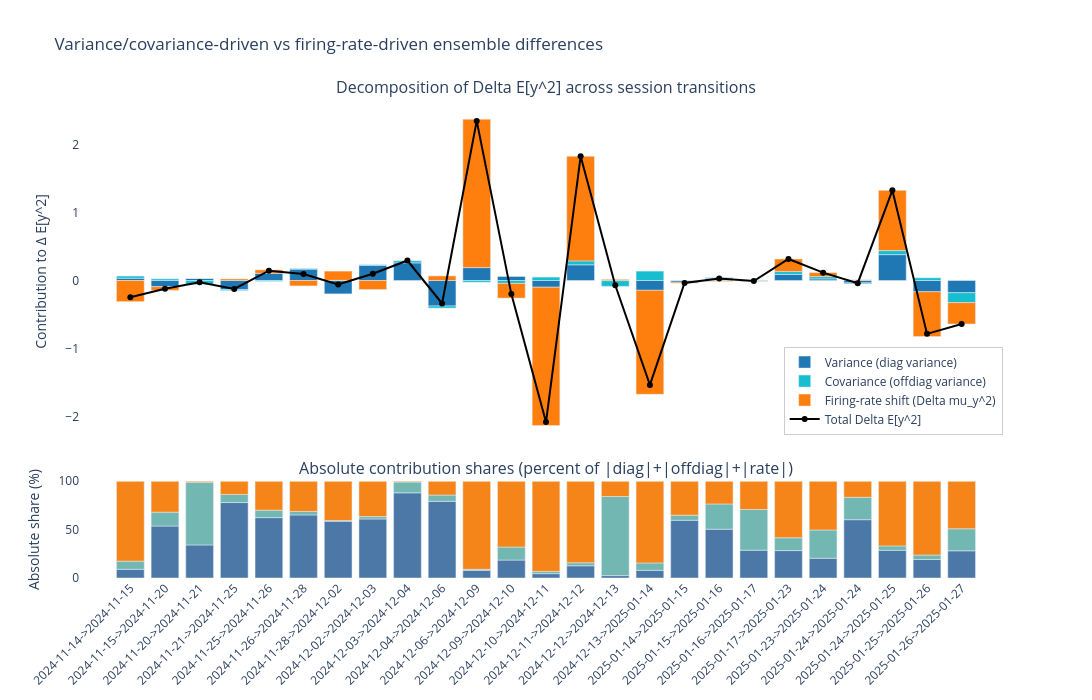

The notebook cell saved with this chart:
### Code cell
# Session-to-session decomposition of ensemble differences:
# covariance structure (diag/off-diag of Sigma) vs firing-rate shift term.
required = ["transition_summary_df", "units_by_session", "w_raw"]
missing = [name for name in required if name not in globals()]
if "get_X_session_common" not in globals():
    missing.append("get_X_session_common")
if missing:
    raise RuntimeError(
        f"Missing required objects: {missing}. Run the decomposition cells above first."
    )

rows = []
for transition_label, r in transition_summary_df.iterrows():
    s_prev = r["session_prev"]
    s_next = r["session_next"]

    common_units = sorted(set(units_by_session[s_prev]).intersection(units_by_session[s_next]))
    if len(common_units) < 2:
        continue

    X_prev = get_X_session_common(s_prev, common_units)
    X_next = get_X_session_common(s_next, common_units)
    if X_prev.shape[0] < 2 or X_next.shape[0] < 2:
        continue

    w_common = w_raw.loc[common_units].astype(float).values
    if "renorm_weights" in globals() and renorm_weights:
        nrm = np.linalg.norm(w_common)
        if nrm > 0:
            w_common = w_common / nrm

    Sigma_prev = np.cov(X_prev, rowvar=False, bias=False)
    Sigma_next = np.cov(X_next, rowvar=False, bias=False)
    dSigma = Sigma_next - Sigma_prev

    dVar_total = float(w_common.T @ dSigma @ w_common)
    dVar_diag = float(np.sum((w_common ** 2) * np.diag(dSigma)))
    dVar_off = float(dVar_total - dVar_diag)

    y_prev = X_prev @ w_common
    y_next = X_next @ w_common
    dmu_y2 = float(y_next.mean() ** 2 - y_prev.mean() ** 2)
    dE_y2 = float((y_next ** 2).mean() - (y_prev ** 2).mean())

    rows.append(
        {
            "transition": transition_label,
            "dVar_diag": dVar_diag,
            "dVar_off": dVar_off,
            "dVar_total": dVar_total,
            "dmu_y2": dmu_y2,
            "dE_y2": dE_y2,
            "abs_check": abs(dE_y2 - (dVar_total + dmu_y2)),
        }
    )

plot_df = pd.DataFrame(rows).set_index("transition")
if plot_df.empty:
    raise RuntimeError("No valid transitions found for decomposition plot.")

display(plot_df[["dVar_diag", "dVar_off", "dVar_total", "dmu_y2", "dE_y2", "abs_check"]])

x_labels = [
    f"{t.split('->')[0].split('_')[0]}->{t.split('->')[1].split('_')[0]}"
    for t in plot_df.index
]

abs_parts = plot_df[["dVar_diag", "dVar_off", "dmu_y2"]].abs()
abs_total = abs_parts.sum(axis=1).replace(0, np.nan)
abs_share = abs_parts.div(abs_total, axis=0) * 100.0

fig = make_subplots(
    rows=2,
    cols=1,
    shared_xaxes=True,
    row_heights=[0.78, 0.22],
    vertical_spacing=0.08,
    subplot_titles=(
        "Decomposition of Delta E[y^2] across session transitions",
        "Absolute contribution shares (percent of |diag|+|offdiag|+|rate|)",
    ),
)

fig.add_trace(
    go.Bar(x=x_labels, y=plot_df["dVar_diag"], name="Variance (diag variance)", marker_color="#1f77b4"),
    row=1, col=1
)
fig.add_trace(
    go.Bar(x=x_labels, y=plot_df["dVar_off"], name="Covariance (offdiag variance)", marker_color="#17becf"),
    row=1, col=1
)
fig.add_trace(
    go.Bar(x=x_labels, y=plot_df["dmu_y2"], name="Firing-rate shift (Delta mu_y^2)", marker_color="#ff7f0e"),
    row=1, col=1
)
fig.add_trace(
    go.Scatter(
        x=x_labels,
        y=plot_df["dE_y2"],
        mode="lines+markers",
        name="Total Delta E[y^2]",
        line=dict(color="black", width=2),
        marker=dict(size=6),
    ),
    row=1, col=1
)

fig.add_trace(
    go.Bar(x=x_labels, y=abs_share["dVar_diag"], name="|diag variance| share", marker_color="#4c78a8", showlegend=False),
    row=2, col=1
)
fig.add_trace(
    go.Bar(x=x_labels, y=abs_share["dVar_off"], name="|offdiag variance| share", marker_color="#72b7b2", showlegend=False),
    row=2, col=1
)
fig.add_trace(
    go.Bar(x=x_labels, y=abs_share["dmu_y2"], name="|∆ mu_y^2| share", marker_color="#f58518", showlegend=False),
    row=2, col=1
)

fig.update_layout(
    title="Variance/covariance-driven vs firing-rate-driven ensemble differences",
    barmode="relative",
    width=1400,
    height=700,
    plot_bgcolor="white",
    legend=dict(
        orientation="v",
        x=0.99,
        y=0.30,
        xanchor="right",
        yanchor="bottom",
        bgcolor="rgba(255,255,255,0.75)",
        bordercolor="rgba(0,0,0,0.2)",
        borderwidth=1,
    ),
)
fig.update_yaxes(title_text="Contribution to ∆ E[y^2]", row=1, col=1, zeroline=True, zerolinewidth=1)
fig.update_yaxes(title_text="Absolute share (%)", row=2, col=1, range=[0, 100])
fig.update_xaxes(tickangle=-45, row=2, col=1)

fig.show()

### Figure 1 — Plotly figure (JSON) as saved in the notebook; plotly's stock layout.template omitted (floating-point values rounded to 4 significant figures)
{"data": [{"marker": {"color": "#1f77b4"}, "name": "Variance (diag variance)", "type": "bar", "x": ["2024-11-14->2024-11-15", "2024-11-15->2024-11-20", "2024-11-20->2024-11-21", "2024-11-21->2024-11-25", "2024-11-25->2024-11-26", "2024-11-26->2024-11-28", "2024-11-28->2024-12-02", "2024-12-02->2024-12-03", "2024-12-03->2024-12-04", "2024-12-04->2024-12-06", "2024-12-06->2024-12-09", "2024-12-09->2024-12-10", "2024-12-10->2024-12-11", "2024-12-11->2024-12-12", "2024-12-12->2024-12-13", "2024-12-13->2025-01-14", "2025-01-14->2025-01-15", "2025-01-15->2025-01-16", "2025-01-16->2025-01-17", "2025-01-17->2025-01-23", "2025-01-23->2025-01-24", "2025-01-24->2025-01-24", "2025-01-24->2025-01-25", "2025-01-25->2025-01-26", "2025-01-26->2025-01-27"], "xaxis": "x", "y": [0.03395, -0.09087, 0.03032, -0.1337, 0.1059, 0.167, -0.1968, 0.2229, 0.259, -0.3752, 0.1898, 0.059, -0.0984, 0.2308, -0.002534, -0.144, -0.02479, 0.02732, -0.004965, 0.08969, 0.02365, -0.03521, 0.3806, -0.1654, -0.1798], "yaxis": "y"}, {"marker": {"color": "#17becf"}, "name": "Covariance (offdiag variance)", "type": "bar", "x": ["2024-11-14->2024-11-15", "2024-11-15->2024-11-20", "2024-11-20->2024-11-21", "2024-11-21->2024-11-25", "2024-11-25->2024-11-26", "2024-11-26->2024-11-28", "2024-11-28->2024-12-02", "2024-12-02->2024-12-03", "2024-12-03->2024-12-04", "2024-12-04->2024-12-06", "2024-12-06->2024-12-09", "2024-12-09->2024-12-10", "2024-12-10->2024-12-11", "2024-12-11->2024-12-12", "2024-12-12->2024-12-13", "2024-12-13->2025-01-14", "2025-01-14->2025-01-15", "2025-01-15->2025-01-16", "2025-01-16->2025-01-17", "2025-01-17->2025-01-23", "2025-01-23->2025-01-24", "2025-01-24->2025-01-24", "2025-01-24->2025-01-25", "2025-01-25->2025-01-26", "2025-01-26->2025-01-27"], "xaxis": "x", "y": [0.03168, 0.02428, -0.05747, -0.01446, -0.01302, 0.009209, 0.00204, 0.009196, 0.03284, -0.03074, -0.02558, -0.0428, 0.05031, 0.05778, -0.08379, 0.1384, 0.002154, 0.01408, -0.007249, 0.04187, 0.03385, -0.01349, 0.05936, 0.04, -0.1456], "yaxis": "y"}, {"marker": {"color": "#ff7f0e"}, "name": "Firing-rate shift (Delta mu_y^2)", "type": "bar", "x": ["2024-11-14->2024-11-15", "2024-11-15->2024-11-20", "2024-11-20->2024-11-21", "2024-11-21->2024-11-25", "2024-11-25->2024-11-26", "2024-11-26->2024-11-28", "2024-11-28->2024-12-02", "2024-12-02->2024-12-03", "2024-12-03->2024-12-04", "2024-12-04->2024-12-06", "2024-12-06->2024-12-09", "2024-12-09->2024-12-10", "2024-12-10->2024-12-11", "2024-12-11->2024-12-12", "2024-12-12->2024-12-13", "2024-12-13->2025-01-14", "2025-01-14->2025-01-15", "2025-01-15->2025-01-16", "2025-01-16->2025-01-17", "2025-01-17->2025-01-23", "2025-01-23->2025-01-24", "2025-01-24->2025-01-24", "2025-01-24->2025-01-25", "2025-01-25->2025-01-26", "2025-01-26->2025-01-27"], "xaxis": "x", "y": [-0.311, -0.05406, 0.0008889, 0.02329, 0.0508, -0.07994, 0.1363, -0.1332, 0.002363, 0.06765, 2.184, -0.2164, -2.035, 1.539, 0.0161, -1.53, -0.01458, -0.01271, 0.005039, 0.1849, 0.05839, 0.009701, 0.8863, -0.6597, -0.3141], "yaxis": "y"}, {"line": {"color": "black", "width": 2}, "marker": {"size": 6}, "mode": "lines+markers", "name": "Total Delta E[y^2]", "type": "scatter", "x": ["2024-11-14->2024-11-15", "2024-11-15->2024-11-20", "2024-11-20->2024-11-21", "2024-11-21->2024-11-25", "2024-11-25->2024-11-26", "2024-11-26->2024-11-28", "2024-11-28->2024-12-02", "2024-12-02->2024-12-03", "2024-12-03->2024-12-04", "2024-12-04->2024-12-06", "2024-12-06->2024-12-09", "2024-12-09->2024-12-10", "2024-12-10->2024-12-11", "2024-12-11->2024-12-12", "2024-12-12->2024-12-13", "2024-12-13->2025-01-14", "2025-01-14->2025-01-15", "2025-01-15->2025-01-16", "2025-01-16->2025-01-17", "2025-01-17->2025-01-23", "2025-01-23->2025-01-24", "2025-01-24->2025-01-24", "2025-01-24->2025-01-25", "2025-01-25->2025-01-26", "2025-01-26->2025-01-27"], "xaxis": "x", "y": [-0.2454, -0.1207, -0.02626, -0.1249, 0.1437, 0.09628, -0.05843, 0.09892, 0.2942, -0.3383, 2.348, -0.2002, -2.083, 1.827, -0.07022, -1.536, -0.03721, 0.02869, -0.007175, 0.3165, 0.1159, -0.039, 1.326, -0.7851, -0.6396], "yaxis": "y"}, {"marker": {"color": "#4c78a8"}, "name": "|diag variance| share", "showlegend": false, "type": "bar", "x": ["2024-11-14->2024-11-15", "2024-11-15->2024-11-20", "2024-11-20->2024-11-21", "2024-11-21->2024-11-25", "2024-11-25->2024-11-26", "2024-11-26->2024-11-28", "2024-11-28->2024-12-02", "2024-12-02->2024-12-03", "2024-12-03->2024-12-04", "2024-12-04->2024-12-06", "2024-12-06->2024-12-09", "2024-12-09->2024-12-10", "2024-12-10->2024-12-11", "2024-12-11->2024-12-12", "2024-12-12->2024-12-13", "2024-12-13->2025-01-14", "2025-01-14->2025-01-15", "2025-01-15->2025-01-16", "2025-01-16->2025-01-17", "2025-01-17->2025-01-23", "2025-01-23->2025-01-24", "2025-01-24->2025-01-24", "2025-01-24->2025-01-25", "2025-01-25->2025-01-26", "2025-01-26->2025-01-27"], "xaxis": "x2", "y": [9.013, 53.7, 34.19, 77.98, 62.41, 65.2, 58.72, 61.02, 88.04, 79.23, 7.911, 18.54, 4.506, 12.63, 2.474, 7.942, 59.7, 50.48, 28.78, 28.34, 20.41, 60.29, 28.7, 19.12, 28.11], "yaxis": "y2"}, {"marker": {"color": "#72b7b2"}, "name": "|offdiag variance| share", "showlegend": false, "type": "bar", "x": ["2024-11-14->2024-11-15", "2024-11-15->2024-11-20", "2024-11-20->2024-11-21", "2024-11-21->2024-11-25", "2024-11-25->2024-11-26", "2024-11-26->2024-11-28", "2024-11-28->2024-12-02", "2024-12-02->2024-12-03", "2024-12-03->2024-12-04", "2024-12-04->2024-12-06", "2024-12-06->2024-12-09", "2024-12-09->2024-12-10", "2024-12-10->2024-12-11", "2024-12-11->2024-12-12", "2024-12-12->2024-12-13", "2024-12-13->2025-01-14", "2025-01-14->2025-01-15", "2025-01-15->2025-01-16", "2025-01-16->2025-01-17", "2025-01-17->2025-01-23", "2025-01-23->2025-01-24", "2025-01-24->2025-01-24", "2025-01-24->2025-01-25", "2025-01-25->2025-01-26", "2025-01-26->2025-01-27"], "xaxis": "x2", "y": [8.411, 14.35, 64.81, 8.436, 7.669, 3.595, 0.6086, 2.517, 11.16, 6.49, 1.066, 13.45, 2.304, 3.163, 81.8, 7.634, 5.188, 26.03, 42.02, 13.23, 29.21, 23.1, 4.476, 4.623, 22.77], "yaxis": "y2"}, {"marker": {"color": "#f58518"}, "name": "|∆ mu_y^2| share", "showlegend": false, "type": "bar", "x": ["2024-11-14->2024-11-15", "2024-11-15->2024-11-20", "2024-11-20->2024-11-21", "2024-11-21->2024-11-25", "2024-11-25->2024-11-26", "2024-11-26->2024-11-28", "2024-11-28->2024-12-02", "2024-12-02->2024-12-03", "2024-12-03->2024-12-04", "2024-12-04->2024-12-06", "2024-12-06->2024-12-09", "2024-12-09->2024-12-10", "2024-12-10->2024-12-11", "2024-12-11->2024-12-12", "2024-12-12->2024-12-13", "2024-12-13->2025-01-14", "2025-01-14->2025-01-15", "2025-01-15->2025-01-16", "2025-01-16->2025-01-17", "2025-01-17->2025-01-23", "2025-01-23->2025-01-24", "2025-01-24->2025-01-24", "2025-01-24->2025-01-25", "2025-01-25->2025-01-26", "2025-01-26->2025-01-27"], "xaxis": "x2", "y": [82.58, 31.95, 1.002, 13.58, 29.92, 31.21, 40.67, 36.46, 0.803, 14.28, 91.02, 68.0, 93.19, 84.21, 15.72, 84.42, 35.12, 23.49, 29.21, 58.43, 50.38, 16.61, 66.83, 76.25, 49.12], "yaxis": "y2"}], "layout": {"annotations": [{"font": {"size": 16}, "showarrow": false, "text": "Decomposition of Delta E[y^2] across session transitions", "x": 0.5, "xanchor": "center", "xref": "paper", "y": 1, "yanchor": "bottom", "yref": "paper"}, {"font": {"size": 16}, "showarrow": false, "text": "Absolute contribution shares (percent of |diag|+|offdiag|+|rate|)", "x": 0.5, "xanchor": "center", "xref": "paper", "y": 0.2024, "yanchor": "bottom", "yref": "paper"}], "barmode": "relative", "height": 700, "legend": {"bgcolor": "rgba(255,255,255,0.75)", "bordercolor": "rgba(0,0,0,0.2)", "borderwidth": 1, "orientation": "v", "x": 0.99, "xanchor": "right", "y": 0.3, "yanchor": "bottom"}, "plot_bgcolor": "white", "title": {"text": "Variance/covariance-driven vs firing-rate-driven ensemble differences"}, "width": 1400, "xaxis": {"anchor": "y", "domain": [0, 1], "matches": "x2", "showticklabels": false}, "xaxis2": {"anchor": "y2", "domain": [0, 1], "tickangle": -45}, "yaxis": {"anchor": "x", "domain": [0.2824, 1], "title": {"text": "Contribution to ∆ E[y^2]"}, "zeroline": true, "zerolinewidth": 1}, "yaxis2": {"anchor": "x2", "domain": [0, 0.2024], "range": [0, 100], "title": {"text": "Absolute share (%)"}}}}
